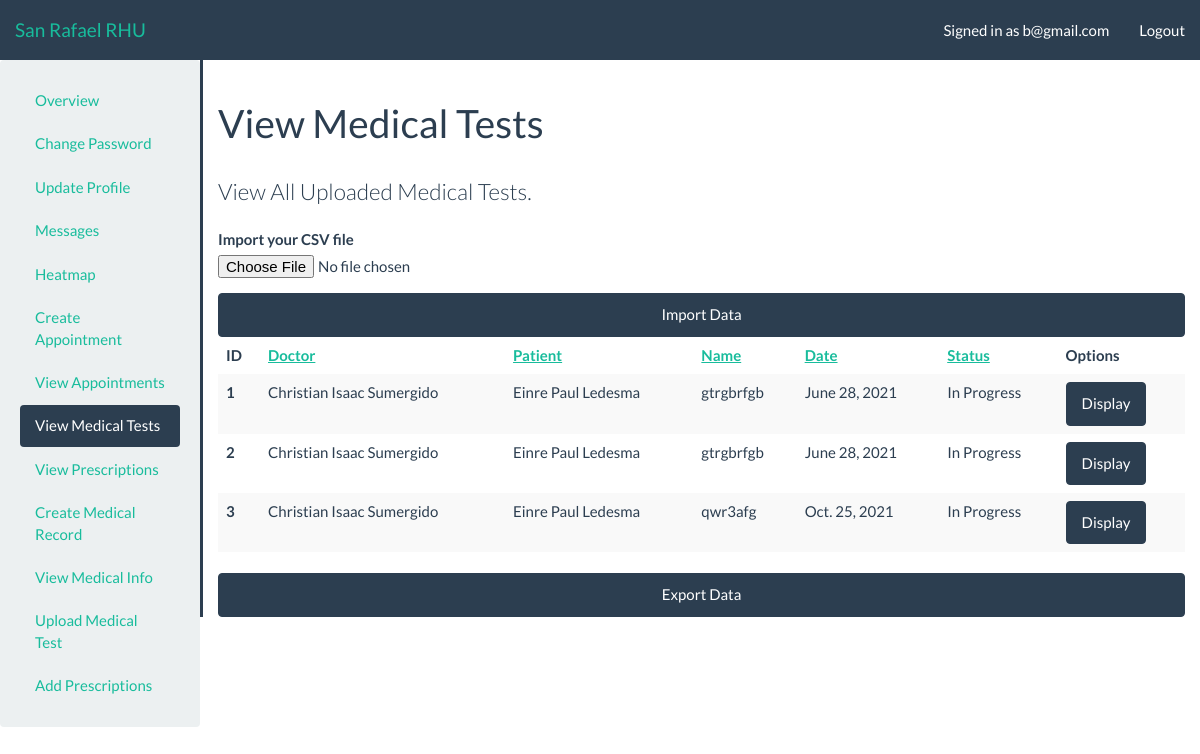
/doctor_profile/medtest/list (signed in), run on the app's committed database.
### RHU/models.py (models this page shows, shortened)
class MedicalTest(models.Model):
    name = models.CharField(max_length=50)
    date = models.DateField()
    description = models.CharField(max_length=200)
    doctor = models.ForeignKey(User, related_name='docs', on_delete=models.CASCADE)
    patient = models.ForeignKey(User, related_name='pts', on_delete=models.CASCADE)
    private = models.BooleanField(default=True)
    completed = models.BooleanField()
    class Meta:
        verbose_name_plural = 'Medical Tests'

class Account(models.Model):
    ACCOUNT_UNKNOWN = 0
    ACCOUNT_PATIENT = 10
    ACCOUNT_DOCTOR = 20
    ACCOUNT_ADMIN = 30
    ACCOUNT_TYPES = (
        (ACCOUNT_UNKNOWN, "Unknown"),
        (ACCOUNT_PATIENT, "Patient"),
        (ACCOUNT_DOCTOR, "Doctor"),
        (ACCOUNT_ADMIN, "Admin"),
    )
    EMPLOYEE_TYPES = (
        (ACCOUNT_DOCTOR, "Doctor"),
        (ACCOUNT_ADMIN, "Admin"),
    )
    role = models.IntegerField(default = 0, choices = ACCOUNT_TYPES)
    profile = models.OneToOneField(Profile, on_delete=models.CASCADE)
    user = models.OneToOneField(User, on_delete=models.CASCADE)
    class Admin:
        list_display = (
            'role',
            'profile',
            'user'
        )

class Profile(models.Model):
    GENDER = (
        ('M', 'Male'),
        ('F', 'Female'),
    )
    firstname = models.CharField(blank=True, max_length=50)
    lastname = models.CharField(blank=True, max_length=50)
    sex = models.CharField(blank=True, max_length=1, choices=GENDER)
    birthday = models.DateField(default=date(1000, 1, 1))
    phone = models.CharField(blank=True, max_length=20)
    created = models.DateTimeField(auto_now_add=True)
    def __str__(self):
        return self.firstname + " " + self.lastname

### RHU/views_medtest.py (the view, shortened to what this page needs)
# urls.py: path('doctor_profile/medtest/list', views_medtest.doctor_list_view, name='medtest/doctorlist'),
def doctor_list_view(request):
    authentication_result = views.authentication_check(request, [Account.ACCOUNT_DOCTOR])
    if authentication_result is not None: return authentication_result
    template_data = views.parse_session(request)
    if request.user.account.role == Account.ACCOUNT_DOCTOR:
        medtests = MedicalTest.objects.all()
    else:
        medtests = MedicalTest.objects.filter(patient=request.user, private=False)
    template_data['query'] = medtests.order_by('date')
    return render(request, 'Thesis/medtest/doctorlist.html', template_data)

### RHU/views.py (called while the page is built, shortened)
def authentication_check(request, required_roles=None, required_GET=None):
    if not request.user.is_authenticated:
        request.session['alert_danger'] = "You must be logged in to view that page."
        return HttpResponseRedirect('/')
    try:
        request.user.account
    except ObjectDoesNotExist:
        request.session['alert_danger'] = "Your account was not properly created, please try a different account."
        return HttpResponseRedirect('/logout')

def parse_session(request, template_data=None):
    if template_data is None:
        template_data = {}
    if request.session.has_key('alert_successs'):
        template_data['alert_success'] = request.session.get('alert_success')
        del request.session['alert_success']
    if request.session.has_key('alert_danger'):
        template_data['alert_danger'] = request.session.get('alert_danger')
        del request.session['alert_danger']
    return template_data

### templates/Thesis/medtest/doctorlist.html (shortened to what this page needs)
{% extends "doctorbase.html" %}
{% load app_filters %}
{% block sidebar_medtest_list %}active{% endblock %}
{% block body_header %}View Medical Tests{% endblock %}
{% block body_block %}
    <p class="lead">View All Uploaded Medical Tests.</p>
    <form action="{% url 'RHU:importdata' %}" method="POST" enctype="multipart/form-data">{% csrf_token %}
        <div class="form-group">
            <label for="exampleFormControlFile1">Import your CSV file</label>
            <input type="file" name="file" class="form-control-file" id="exampleFormControlFile1">
          </div>
          <input class='btn btn-primary col-sm-12' type='submit' value='Import Data' />
    </form>
    <table class="table table-striped">
        <thead>
            <th>ID</th>
            <th><a href="./?sort=doctor">Doctor</a></th>
            <th><a href="./?sort=patient">Patient</a></th>
            <th><a href="./?sort=name">Name</a></th>
            <th><a href="./?sort=time">Date</a></th>
            <th><a href="./?sort=Status">Status</a></th>
            <th>Options</th>
        </thead>
        {% for test in query %}
            <tr>
                <th scope="row">{{ test.id }}</th>
                <td>{{ test.doctor.account.profile }}</td>
                <td>{{ test.patient.account.profile }}</td>
                <td>{{ test.name }}</td>
                <td>{{ test.date }}</td>
                <td>{% if test.completed %}Completed{%else %}In Progress{% endif %}</td>
                <td>
                    {% if not user.account.role == 30 %}
                        <a class="btn btn-primary" href="/medtest/patientdisplay/?pk={{ test.pk }}" role="button">Display</a>
                    {% endif %}
                </td>
            </tr>
        {% endfor %}
    </table>
    <a class='btn btn-primary col-sm-12' href="{% url 'RHU:exportdata' %}">Export Data</a>
{% endblock %}

### templates/doctorbase.html (shortened to what this page needs)
<!DOCTYPE html>
{% load app_filters %}
{% load static %}
<html>
<head lang="en">
	<link rel='icon' type='image/x-icon' href="{% static 'images/San Rafael.png' %}">    <link rel="stylesheet" type="text/css" href="{% static 'css/flatly-bootstrap.min.css' %}"/>
    <link rel="stylesheet" type="text/css" href="{% static 'css/bootstrap-datetimepicker.min.css' %}"/>
    <link rel="stylesheet" type="text/css" href="{% static 'css/dashboard.css' %}"/>
</head>
<body>
    <nav class="navbar navbar-default navbar-static-top">
        <div class="container-fluid">
            <div class="navbar-header">
                <a class="navbar-brand" href="/">San Rafael RHU</a>
            </div>
            <div id="navbar" class="navbar-collapse collapse">
                <ul class="nav navbar-nav navbar-right">
                    <li>
                        <a {% if user.is_authenticated %}href="/doctor_profile/">Signed in as {{ user.username }}{% else %}>Not signed in{% endif %}</a>
                    </li>
                    <li>
                        {% block nav_button %}<a href="/logout/">Logout</a>{% endblock %}
                    </li>
                </ul>
            </div>
        </div>
    </nav>
    <div class="container-fluid">
        <div class="row">
            {% if user.is_authenticated %}
                <div class="well col-sm-3 col-md-2">
                        <ul class="nav nav-pills nav-stacked">
                            {% if user.account.role >= 0 %}
                                <li class="{% block sidebar_profile %}{% endblock %}"><a href="/doctor_profile/">Overview</a></li>
                                <li class="{% block sidebar_profile_password %}{% endblock %}"><a href="/doctor_profile/password/">Change Password</a></li>
                                <li class="{% block sidebar_profile_update %}{% endblock %}"><a href="/doctor_profile/update/">Update Profile</a></li>
                                <li class="{% block sidebar_message %}{% endblock %}"><a href="/doctor_profile/message/list/">Messages</a></li>
                                <li class="{% block sidebar_heatmap %}{% endblock %}"><a href="/doctor_profile/heatmap">Heatmap</a></li>
                            {% endif %}
                            {% if user.account.role >= 10 and user.account.role < 30 %}
                                <li class="{% block sidebar_appointment_create %}{% endblock %}"><a href="/doctor_profile/appointment/create/">Create Appointment</a></li>
                                <li class="{% block sidebar_appointment_list %}{% endblock %}"><a href="/doctor_profile/appointment/list/">View Appointments</a></li>
                                <li class="{% block sidebar_medtest_list %}{% endblock %}"><a href="/doctor_profile/medtest/list">View Medical Tests</a> </li>
                                <li class="{% block sidebar_prescription_list %}{% endblock %}"><a href="/doctor_profile/prescription/list/">View Prescriptions</a></li>
                            {% endif %}
                            {% if user.account.role >= 20 and user.account.role < 30 %}
                                <li class="{% block sidebar_medicalInfo_create %}{% endblock %}"><a href="/medicalinfo/create/">Create Medical Record</a></li>
                                <li class="{% block sidebar_medicalInfo_list %}{% endblock %}"><a href="/medicalinfo/list/">View Medical Info</a></li>
                                <li class="{% block sidebar_medtest_upload %}{% endblock %}"><a href="/medtest/upload/">Upload Medical Test</a></li>
                                <li class="{% block sidebar_prescription_create %}{% endblock %}"><a href="/prescription/create/">Add Prescriptions</a></li>
                            {% endif %}
                        </ul>
                </div>
                <div class="col-sm-9 col-md-10 main">
            {% else %}
                <div class="well well-sm col-sm-offset-3 col-sm-6">
            {% endif %}
                <h1 class="page-header">{% block body_header %}{% endblock %}</h1>
                {% block body_block %}{% endblock %}
            </div>
        </div>
    </div>
</body>
</html>

### static/css/dashboard.css (style rules this page uses)
.navbar { margin-bottom: 0px; }
.main { border-top: 3px solid #2c3e50; }
@media (min-width: 768px) { .main { border-top: none; border-left: 3px solid #2c3e50; } }

### data on the page
MedicalTest: id "1", doctor.account.profile "Christian Isaac Sumergido", patient.account.profile "Einre Paul Ledesma", name "gtrgbrfgb", date "June 28, 2021", completed "In Progress"
MedicalTest: id "2", doctor.account.profile "Christian Isaac Sumergido", patient.account.profile "Einre Paul Ledesma", name "gtrgbrfgb", date "June 28, 2021", completed "In Progress"
MedicalTest: id "3", doctor.account.profile "Christian Isaac Sumergido", patient.account.profile "Einre Paul Ledesma", name "qwr3afg", date "Oct. 25, 2021", completed "In Progress"

### other printed values
{{ user.username }} "b@gmail.com"
